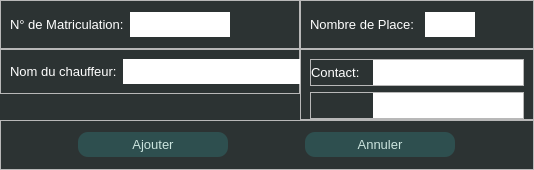
<?xml version="1.0" encoding="UTF-8"?>
<ui version="4.0">
 <class>ajoutVehicule</class>
 <widget class="QDialog" name="ajoutVehicule">
  <property name="geometry">
   <rect>
    <x>0</x>
    <y>0</y>
    <width>534</width>
    <height>170</height>
   </rect>
  </property>
  <property name="minimumSize">
   <size>
    <width>534</width>
    <height>170</height>
   </size>
  </property>
  <property name="maximumSize">
   <size>
    <width>534</width>
    <height>170</height>
   </size>
  </property>
  <property name="windowTitle">
   <string>Dialog</string>
  </property>
  <property name="styleSheet">
   <string notr="true">#ajoutVehicule {
	background-color:rgb(44, 51, 51);
}</string>
  </property>
  <layout class="QVBoxLayout" name="verticalLayout">
   <property name="spacing">
    <number>0</number>
   </property>
   <property name="leftMargin">
    <number>0</number>
   </property>
   <property name="topMargin">
    <number>0</number>
   </property>
   <property name="rightMargin">
    <number>0</number>
   </property>
   <property name="bottomMargin">
    <number>0</number>
   </property>
   <item>
    <layout class="QHBoxLayout" name="horizontalLayout_5">
     <item>
      <widget class="QFrame" name="frame">
       <property name="minimumSize">
        <size>
         <width>300</width>
         <height>0</height>
        </size>
       </property>
       <property name="maximumSize">
        <size>
         <width>300</width>
         <height>50</height>
        </size>
       </property>
       <property name="frameShape">
        <enum>QFrame::StyledPanel</enum>
       </property>
       <property name="frameShadow">
        <enum>QFrame::Raised</enum>
       </property>
       <layout class="QHBoxLayout" name="horizontalLayout">
        <property name="leftMargin">
         <number>9</number>
        </property>
        <item>
         <widget class="QLabel" name="label">
          <property name="font">
           <font>
            <pointsize>10</pointsize>
           </font>
          </property>
          <property name="styleSheet">
           <string notr="true">color: rgb(255, 255, 255);</string>
          </property>
          <property name="text">
           <string>N° de Matriculation:</string>
          </property>
         </widget>
        </item>
        <item>
         <widget class="QLineEdit" name="matriculation">
          <property name="minimumSize">
           <size>
            <width>100</width>
            <height>25</height>
           </size>
          </property>
          <property name="maximumSize">
           <size>
            <width>100</width>
            <height>25</height>
           </size>
          </property>
          <property name="font">
           <font>
            <pointsize>10</pointsize>
           </font>
          </property>
          <property name="styleSheet">
           <string notr="true">border: none</string>
          </property>
         </widget>
        </item>
        <item>
         <spacer name="horizontalSpacer_2">
          <property name="orientation">
           <enum>Qt::Horizontal</enum>
          </property>
          <property name="sizeHint" stdset="0">
           <size>
            <width>40</width>
            <height>20</height>
           </size>
          </property>
         </spacer>
        </item>
       </layout>
      </widget>
     </item>
     <item>
      <widget class="QFrame" name="frame_2">
       <property name="minimumSize">
        <size>
         <width>0</width>
         <height>0</height>
        </size>
       </property>
       <property name="maximumSize">
        <size>
         <width>16777215</width>
         <height>50</height>
        </size>
       </property>
       <property name="frameShape">
        <enum>QFrame::StyledPanel</enum>
       </property>
       <property name="frameShadow">
        <enum>QFrame::Raised</enum>
       </property>
       <layout class="QHBoxLayout" name="horizontalLayout_2">
        <property name="spacing">
         <number>5</number>
        </property>
        <item>
         <widget class="QLabel" name="label_2">
          <property name="minimumSize">
           <size>
            <width>110</width>
            <height>0</height>
           </size>
          </property>
          <property name="maximumSize">
           <size>
            <width>110</width>
            <height>16777215</height>
           </size>
          </property>
          <property name="font">
           <font>
            <pointsize>10</pointsize>
           </font>
          </property>
          <property name="styleSheet">
           <string notr="true">color: rgb(255, 255, 255);</string>
          </property>
          <property name="text">
           <string>Nombre de Place:</string>
          </property>
         </widget>
        </item>
        <item>
         <widget class="QLineEdit" name="nbPlace">
          <property name="minimumSize">
           <size>
            <width>0</width>
            <height>25</height>
           </size>
          </property>
          <property name="maximumSize">
           <size>
            <width>50</width>
            <height>25</height>
           </size>
          </property>
          <property name="font">
           <font>
            <pointsize>10</pointsize>
           </font>
          </property>
          <property name="styleSheet">
           <string notr="true">border: none;</string>
          </property>
         </widget>
        </item>
        <item>
         <spacer name="horizontalSpacer_4">
          <property name="orientation">
           <enum>Qt::Horizontal</enum>
          </property>
          <property name="sizeHint" stdset="0">
           <size>
            <width>40</width>
            <height>20</height>
           </size>
          </property>
         </spacer>
        </item>
       </layout>
      </widget>
     </item>
    </layout>
   </item>
   <item>
    <layout class="QHBoxLayout" name="horizontalLayout_6">
     <item alignment="Qt::AlignTop">
      <widget class="QFrame" name="frame_3">
       <property name="minimumSize">
        <size>
         <width>300</width>
         <height>0</height>
        </size>
       </property>
       <property name="maximumSize">
        <size>
         <width>300</width>
         <height>50</height>
        </size>
       </property>
       <property name="frameShape">
        <enum>QFrame::StyledPanel</enum>
       </property>
       <property name="frameShadow">
        <enum>QFrame::Raised</enum>
       </property>
       <layout class="QHBoxLayout" name="horizontalLayout_3">
        <item>
         <widget class="QLabel" name="label_3">
          <property name="font">
           <font>
            <pointsize>10</pointsize>
           </font>
          </property>
          <property name="styleSheet">
           <string notr="true">color: rgb(255, 255, 255);</string>
          </property>
          <property name="text">
           <string>Nom du chauffeur:</string>
          </property>
         </widget>
        </item>
        <item>
         <widget class="QLineEdit" name="chauffeur">
          <property name="minimumSize">
           <size>
            <width>180</width>
            <height>25</height>
           </size>
          </property>
          <property name="maximumSize">
           <size>
            <width>180</width>
            <height>25</height>
           </size>
          </property>
          <property name="font">
           <font>
            <pointsize>10</pointsize>
           </font>
          </property>
          <property name="styleSheet">
           <string notr="true">border: none;</string>
          </property>
         </widget>
        </item>
       </layout>
      </widget>
     </item>
     <item>
      <widget class="QFrame" name="frame_4">
       <property name="minimumSize">
        <size>
         <width>0</width>
         <height>0</height>
        </size>
       </property>
       <property name="maximumSize">
        <size>
         <width>16777215</width>
         <height>200</height>
        </size>
       </property>
       <property name="frameShape">
        <enum>QFrame::StyledPanel</enum>
       </property>
       <property name="frameShadow">
        <enum>QFrame::Raised</enum>
       </property>
       <layout class="QVBoxLayout" name="verticalLayout_2">
        <property name="bottomMargin">
         <number>0</number>
        </property>
        <item>
         <widget class="QFrame" name="frame_7">
          <property name="frameShape">
           <enum>QFrame::StyledPanel</enum>
          </property>
          <property name="frameShadow">
           <enum>QFrame::Raised</enum>
          </property>
          <layout class="QHBoxLayout" name="horizontalLayout_4">
           <property name="leftMargin">
            <number>0</number>
           </property>
           <property name="topMargin">
            <number>0</number>
           </property>
           <property name="rightMargin">
            <number>0</number>
           </property>
           <property name="bottomMargin">
            <number>0</number>
           </property>
           <item>
            <widget class="QLabel" name="label_4">
             <property name="font">
              <font>
               <pointsize>10</pointsize>
              </font>
             </property>
             <property name="styleSheet">
              <string notr="true">color: rgb(255, 255, 255);</string>
             </property>
             <property name="text">
              <string>Contact:</string>
             </property>
            </widget>
           </item>
           <item>
            <widget class="QLineEdit" name="contact_1">
             <property name="sizePolicy">
              <sizepolicy hsizetype="Expanding" vsizetype="Fixed">
               <horstretch>0</horstretch>
               <verstretch>0</verstretch>
              </sizepolicy>
             </property>
             <property name="minimumSize">
              <size>
               <width>150</width>
               <height>25</height>
              </size>
             </property>
             <property name="maximumSize">
              <size>
               <width>150</width>
               <height>25</height>
              </size>
             </property>
             <property name="font">
              <font>
               <pointsize>10</pointsize>
              </font>
             </property>
             <property name="styleSheet">
              <string notr="true">border: none;</string>
             </property>
             <property name="alignment">
              <set>Qt::AlignLeading|Qt::AlignLeft|Qt::AlignVCenter</set>
             </property>
            </widget>
           </item>
          </layout>
         </widget>
        </item>
        <item>
         <widget class="QFrame" name="frame_6">
          <property name="minimumSize">
           <size>
            <width>0</width>
            <height>0</height>
           </size>
          </property>
          <property name="maximumSize">
           <size>
            <width>16777215</width>
            <height>16777215</height>
           </size>
          </property>
          <property name="frameShape">
           <enum>QFrame::StyledPanel</enum>
          </property>
          <property name="frameShadow">
           <enum>QFrame::Raised</enum>
          </property>
          <layout class="QHBoxLayout" name="horizontalLayout_8">
           <property name="leftMargin">
            <number>0</number>
           </property>
           <property name="topMargin">
            <number>0</number>
           </property>
           <property name="rightMargin">
            <number>0</number>
           </property>
           <property name="bottomMargin">
            <number>0</number>
           </property>
           <item>
            <spacer name="horizontalSpacer">
             <property name="orientation">
              <enum>Qt::Horizontal</enum>
             </property>
             <property name="sizeHint" stdset="0">
              <size>
               <width>45</width>
               <height>20</height>
              </size>
             </property>
            </spacer>
           </item>
           <item>
            <widget class="QLineEdit" name="contact_2">
             <property name="minimumSize">
              <size>
               <width>150</width>
               <height>25</height>
              </size>
             </property>
             <property name="maximumSize">
              <size>
               <width>150</width>
               <height>25</height>
              </size>
             </property>
             <property name="font">
              <font>
               <pointsize>10</pointsize>
              </font>
             </property>
             <property name="styleSheet">
              <string notr="true">border: none;</string>
             </property>
            </widget>
           </item>
          </layout>
         </widget>
        </item>
       </layout>
      </widget>
     </item>
    </layout>
   </item>
   <item>
    <widget class="QFrame" name="frame_5">
     <property name="minimumSize">
      <size>
       <width>0</width>
       <height>50</height>
      </size>
     </property>
     <property name="maximumSize">
      <size>
       <width>16777215</width>
       <height>50</height>
      </size>
     </property>
     <property name="frameShape">
      <enum>QFrame::StyledPanel</enum>
     </property>
     <property name="frameShadow">
      <enum>QFrame::Raised</enum>
     </property>
     <layout class="QHBoxLayout" name="horizontalLayout_7">
      <property name="spacing">
       <number>0</number>
      </property>
      <property name="leftMargin">
       <number>0</number>
      </property>
      <property name="topMargin">
       <number>0</number>
      </property>
      <property name="rightMargin">
       <number>0</number>
      </property>
      <property name="bottomMargin">
       <number>0</number>
      </property>
      <item>
       <widget class="QPushButton" name="ajouterBtn">
        <property name="minimumSize">
         <size>
          <width>150</width>
          <height>0</height>
         </size>
        </property>
        <property name="maximumSize">
         <size>
          <width>150</width>
          <height>16777215</height>
         </size>
        </property>
        <property name="font">
         <font>
          <pointsize>10</pointsize>
         </font>
        </property>
        <property name="cursor">
         <cursorShape>PointingHandCursor</cursorShape>
        </property>
        <property name="styleSheet">
         <string notr="true">background-color: rgb(46, 79, 79);
color: rgb(203, 228, 222);
padding: 5px;
border-radius: 10px;</string>
        </property>
        <property name="text">
         <string>Ajouter</string>
        </property>
       </widget>
      </item>
      <item>
       <widget class="QPushButton" name="annulerBtn">
        <property name="minimumSize">
         <size>
          <width>150</width>
          <height>0</height>
         </size>
        </property>
        <property name="maximumSize">
         <size>
          <width>150</width>
          <height>16777215</height>
         </size>
        </property>
        <property name="font">
         <font>
          <pointsize>10</pointsize>
         </font>
        </property>
        <property name="cursor">
         <cursorShape>PointingHandCursor</cursorShape>
        </property>
        <property name="styleSheet">
         <string notr="true">background-color: rgb(46, 79, 79);
color: rgb(203, 228, 222);
padding: 5px;
border-radius: 10px;</string>
        </property>
        <property name="text">
         <string>Annuler</string>
        </property>
       </widget>
      </item>
     </layout>
    </widget>
   </item>
  </layout>
 </widget>
 <resources/>
 <connections/>
</ui>
